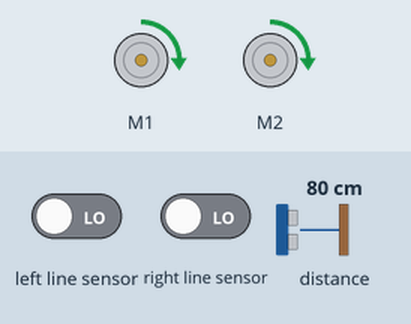
This program was run on a simulated BBC micro:bit (MakeCode). Shown: 2 × DC motor (green arrow = forward, orange = backward, longer = faster). Inputs (shaded band) come from the test bench; at power-on: left line sensor LOW, distance to the obstacle 80 cm, right line sensor LOW.

Above: at 1.2 s.
1.3 s: left line sensor driven HIGH
At 1.49 s:
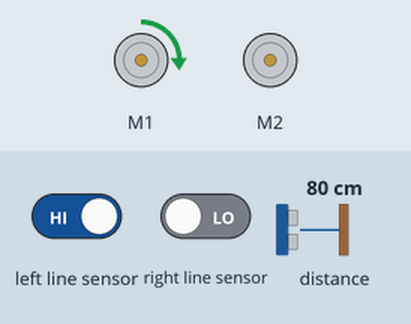
4.3 s: distance to the obstacle set to 12 cm
7.3 s: distance to the obstacle set to 9 cm
At 8.1 s:
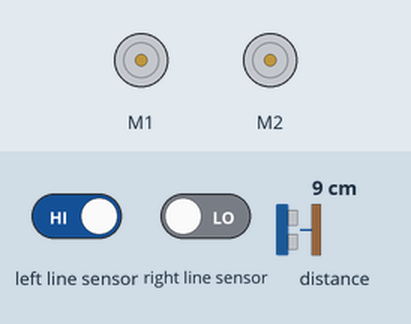
8.8 s: distance to the obstacle set to 18 cm
At 8.97 s:
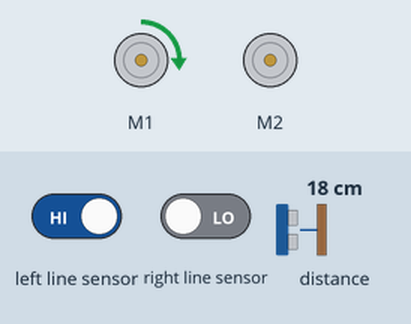
11.8 s: distance to the obstacle set to 2 cm
At 12.6 s:
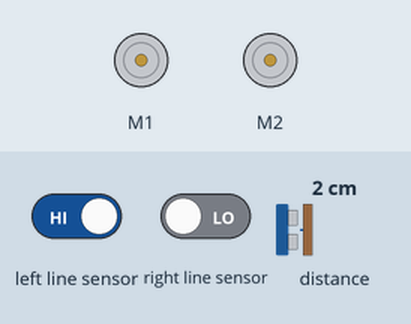
Timing chart, 0 to 14.3 s (numbered marks = the images above; inputs shaded):
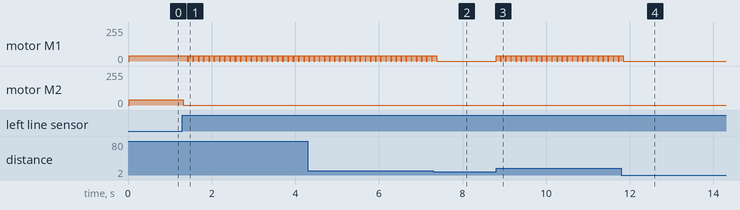

The program:

main.ts
```typescript
let velocidad = 40
basic.forever(function () {
    if (maqueen.Ultrasonic(PingUnit.Centimeters) > 10) {
        if (maqueen.readPatrol(maqueen.Patrol.PatrolLeft) == 0 && maqueen.readPatrol(maqueen.Patrol.PatrolRight) == 0) {
            maqueen.motorRun(maqueen.Motors.All, maqueen.Dir.CW, velocidad)
        }
        if (maqueen.readPatrol(maqueen.Patrol.PatrolLeft) == 1 && maqueen.readPatrol(maqueen.Patrol.PatrolRight) == 0) {
            maqueen.motorStop(maqueen.Motors.M2)
            maqueen.motorRun(maqueen.Motors.M1, maqueen.Dir.CW, velocidad)
            basic.pause(100)
            maqueen.motorStop(maqueen.Motors.All)
        }
        if (maqueen.readPatrol(maqueen.Patrol.PatrolLeft) == 0 && maqueen.readPatrol(maqueen.Patrol.PatrolRight) == 1) {
            maqueen.motorStop(maqueen.Motors.M1)
            maqueen.motorRun(maqueen.Motors.M2, maqueen.Dir.CW, velocidad)
            basic.pause(100)
            maqueen.motorStop(maqueen.Motors.All)
        }
    } else {
        maqueen.motorStop(maqueen.Motors.All)
    }
})
```

test.ts
```typescript
// aquí va el archivo "tests"; esto no se compilará cuando este paquete se utilice como una extensión.
```

Measured:
- the behaviour switches between 11 and 10 cm on distance to the obstacle (found by bisection; images 1 and 2)
- after the input at 1.3 s, motor M1: alternates forward 40/255 for 0.10 s and stopped for 0.03 s, starting after 0.12 s; motor M2: forward 40/255 → stopped at once
- after the input at 7.3 s, motor M1: goes on until 7.4 s, then stays stopped
- after the input at 8.8 s, motor M1: alternates forward 40/255 for 0.10 s and stopped for 0.02 s, starting at once
- after the input at 11.8 s, motor M1: goes on until 11.8 s, then stays stopped
